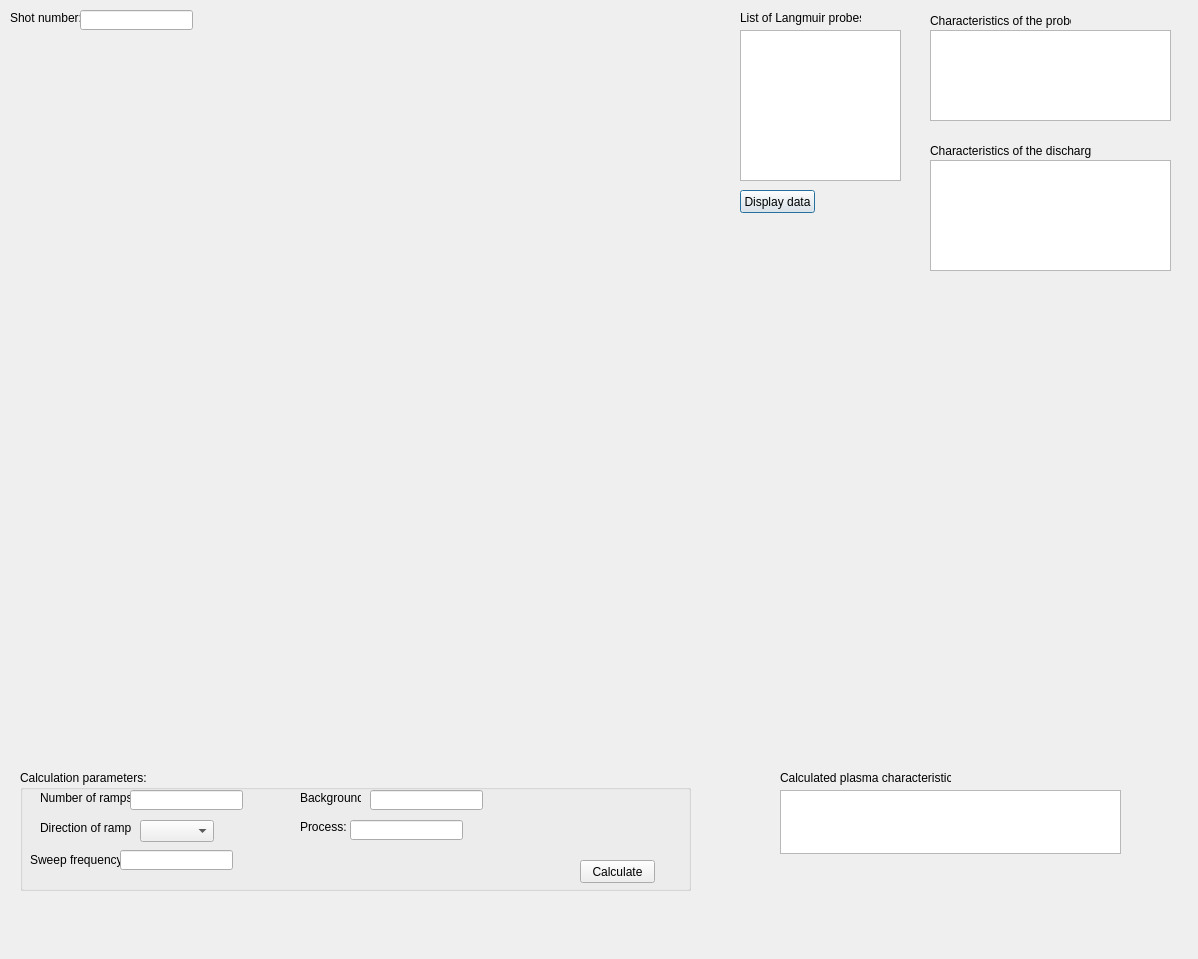
<?xml version="1.0" encoding="UTF-8"?>
<ui version="4.0">
 <class>langmuirDialog</class>
 <widget class="QDialog" name="langmuirDialog">
  <property name="geometry">
   <rect>
    <x>0</x>
    <y>0</y>
    <width>1198</width>
    <height>959</height>
   </rect>
  </property>
  <property name="windowTitle">
   <string>Langmuir probe</string>
  </property>
  <widget class="QLabel" name="label">
   <property name="geometry">
    <rect>
     <x>10</x>
     <y>10</y>
     <width>71</width>
     <height>16</height>
    </rect>
   </property>
   <property name="text">
    <string>Shot number:</string>
   </property>
  </widget>
  <widget class="QLineEdit" name="shotEdit">
   <property name="geometry">
    <rect>
     <x>80</x>
     <y>10</y>
     <width>113</width>
     <height>20</height>
    </rect>
   </property>
   <property name="readOnly">
    <bool>true</bool>
   </property>
  </widget>
  <widget class="QLabel" name="label_2">
   <property name="geometry">
    <rect>
     <x>930</x>
     <y>10</y>
     <width>141</width>
     <height>21</height>
    </rect>
   </property>
   <property name="text">
    <string>Characteristics of the probe</string>
   </property>
  </widget>
  <widget class="QTextEdit" name="charEdit">
   <property name="geometry">
    <rect>
     <x>930</x>
     <y>30</y>
     <width>241</width>
     <height>91</height>
    </rect>
   </property>
  </widget>
  <widget class="QWidget" name="horizontalLayoutWidget_2">
   <property name="geometry">
    <rect>
     <x>20</x>
     <y>520</y>
     <width>671</width>
     <height>241</height>
    </rect>
   </property>
   <layout class="QHBoxLayout" name="horizontalLayout"/>
  </widget>
  <widget class="QLabel" name="label_3">
   <property name="geometry">
    <rect>
     <x>930</x>
     <y>140</y>
     <width>161</width>
     <height>21</height>
    </rect>
   </property>
   <property name="text">
    <string>Characteristics of the discharge:</string>
   </property>
  </widget>
  <widget class="QTextEdit" name="textEdit_2">
   <property name="geometry">
    <rect>
     <x>930</x>
     <y>160</y>
     <width>241</width>
     <height>111</height>
    </rect>
   </property>
  </widget>
  <widget class="QWidget" name="verticalLayoutWidget">
   <property name="geometry">
    <rect>
     <x>20</x>
     <y>50</y>
     <width>671</width>
     <height>421</height>
    </rect>
   </property>
   <layout class="QVBoxLayout" name="verticalLayout"/>
  </widget>
  <widget class="QWidget" name="verticalLayoutWidget_2">
   <property name="geometry">
    <rect>
     <x>780</x>
     <y>290</y>
     <width>381</width>
     <height>211</height>
    </rect>
   </property>
   <layout class="QVBoxLayout" name="verticalLayout_2"/>
  </widget>
  <widget class="QLabel" name="label_4">
   <property name="geometry">
    <rect>
     <x>780</x>
     <y>770</y>
     <width>171</width>
     <height>16</height>
    </rect>
   </property>
   <property name="text">
    <string>Calculated plasma characteristics:</string>
   </property>
  </widget>
  <widget class="QTextEdit" name="resultEdit">
   <property name="geometry">
    <rect>
     <x>780</x>
     <y>790</y>
     <width>341</width>
     <height>64</height>
    </rect>
   </property>
  </widget>
  <widget class="QWidget" name="verticalLayoutWidget_3">
   <property name="geometry">
    <rect>
     <x>780</x>
     <y>520</y>
     <width>381</width>
     <height>231</height>
    </rect>
   </property>
   <layout class="QVBoxLayout" name="verticalLayout_3"/>
  </widget>
  <widget class="QLabel" name="label_5">
   <property name="geometry">
    <rect>
     <x>740</x>
     <y>10</y>
     <width>121</width>
     <height>16</height>
    </rect>
   </property>
   <property name="text">
    <string>List of Langmuir probes:</string>
   </property>
  </widget>
  <widget class="QListWidget" name="langlistWidget">
   <property name="geometry">
    <rect>
     <x>740</x>
     <y>30</y>
     <width>161</width>
     <height>151</height>
    </rect>
   </property>
  </widget>
  <widget class="QPushButton" name="displayButton">
   <property name="geometry">
    <rect>
     <x>740</x>
     <y>190</y>
     <width>75</width>
     <height>23</height>
    </rect>
   </property>
   <property name="text">
    <string>Display data</string>
   </property>
  </widget>
  <widget class="QGroupBox" name="groupBox">
   <property name="geometry">
    <rect>
     <x>20</x>
     <y>770</y>
     <width>671</width>
     <height>121</height>
    </rect>
   </property>
   <property name="title">
    <string>Calculation parameters:</string>
   </property>
   <widget class="QLabel" name="label_6">
    <property name="geometry">
     <rect>
      <x>20</x>
      <y>20</y>
      <width>91</width>
      <height>16</height>
     </rect>
    </property>
    <property name="text">
     <string>Number of ramps:</string>
    </property>
   </widget>
   <widget class="QLineEdit" name="rampEdit">
    <property name="geometry">
     <rect>
      <x>110</x>
      <y>20</y>
      <width>113</width>
      <height>20</height>
     </rect>
    </property>
   </widget>
   <widget class="QLabel" name="label_7">
    <property name="geometry">
     <rect>
      <x>20</x>
      <y>50</y>
      <width>91</width>
      <height>16</height>
     </rect>
    </property>
    <property name="text">
     <string>Direction of ramps:</string>
    </property>
   </widget>
   <widget class="QComboBox" name="directionBox">
    <property name="geometry">
     <rect>
      <x>120</x>
      <y>50</y>
      <width>74</width>
      <height>22</height>
     </rect>
    </property>
   </widget>
   <widget class="QPushButton" name="calculateButton">
    <property name="geometry">
     <rect>
      <x>560</x>
      <y>90</y>
      <width>75</width>
      <height>23</height>
     </rect>
    </property>
    <property name="text">
     <string>Calculate</string>
    </property>
   </widget>
   <widget class="QLabel" name="label_8">
    <property name="geometry">
     <rect>
      <x>10</x>
      <y>80</y>
      <width>91</width>
      <height>20</height>
     </rect>
    </property>
    <property name="text">
     <string>Sweep frequency:</string>
    </property>
   </widget>
   <widget class="QLineEdit" name="sweepEdit">
    <property name="geometry">
     <rect>
      <x>100</x>
      <y>80</y>
      <width>113</width>
      <height>20</height>
     </rect>
    </property>
   </widget>
   <widget class="QLabel" name="label_9">
    <property name="geometry">
     <rect>
      <x>280</x>
      <y>20</y>
      <width>61</width>
      <height>16</height>
     </rect>
    </property>
    <property name="text">
     <string>Background:</string>
    </property>
   </widget>
   <widget class="QLabel" name="label_10">
    <property name="geometry">
     <rect>
      <x>280</x>
      <y>50</y>
      <width>46</width>
      <height>13</height>
     </rect>
    </property>
    <property name="text">
     <string>Process:</string>
    </property>
   </widget>
   <widget class="QLineEdit" name="backgndEdit">
    <property name="geometry">
     <rect>
      <x>350</x>
      <y>20</y>
      <width>113</width>
      <height>20</height>
     </rect>
    </property>
   </widget>
   <widget class="QLineEdit" name="processEdit">
    <property name="geometry">
     <rect>
      <x>330</x>
      <y>50</y>
      <width>113</width>
      <height>20</height>
     </rect>
    </property>
   </widget>
  </widget>
 </widget>
 <resources/>
 <connections/>
</ui>
